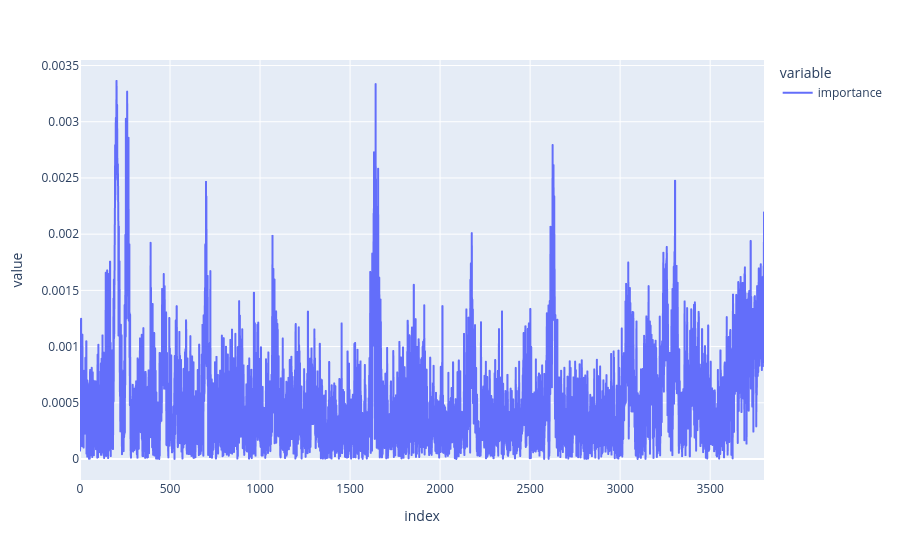

The notebook cell this image was saved under:
### Code cell
X_sv = svm_model[3].support_vectors_            # shape (n_SV, n_features)
alpha_dual = svm_model[3].dual_coef_.ravel()    # shape (n_SV,)

# Calculando os coeficientes p usando os vetores de suporte e os multiplicadores de Lagrange
pvetor = pd.DataFrame({'energia' : Xcalclass.columns,
                       'importance': (X_sv.T) @ alpha_dual})
pvetor['importance'] = np.abs(pvetor['importance'])
pvetor['importance'].plot()

### Figure 1 — Plotly figure (JSON) as saved in the notebook; plotly's stock layout.template omitted (floating-point values rounded to 4 significant figures; data arrays with more than 128 entries replaced by an {"elided": "..."} marker saying what was removed)
{"data": [{"hovertemplate": "variable=importance<br>index=%{x}<br>value=%{y}<extra></extra>", "legendgroup": "importance", "line": {"color": "#636efa", "dash": "solid"}, "marker": {"symbol": "circle"}, "mode": "lines", "name": "importance", "showlegend": true, "type": "scattergl", "x": {"elided": "3800 int values"}, "xaxis": "x", "y": {"elided": "3800 float values"}, "yaxis": "y"}], "layout": {"legend": {"title": {"text": "variable"}, "tracegroupgap": 0}, "margin": {"t": 60}, "xaxis": {"anchor": "y", "domain": [0, 1], "title": {"text": "index"}}, "yaxis": {"anchor": "x", "domain": [0, 1], "title": {"text": "value"}}}}
